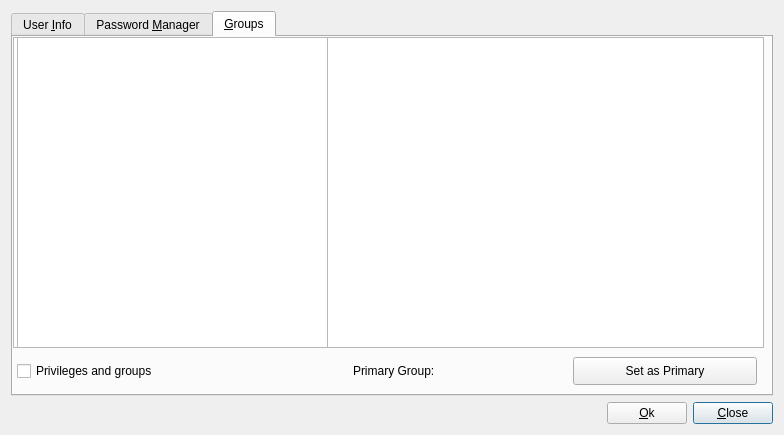
<?xml version="1.0" encoding="UTF-8"?>
<ui version="4.0">
 <class>EditProperties</class>
 <widget class="QDialog" name="EditProperties">
  <property name="geometry">
   <rect>
    <x>0</x>
    <y>0</y>
    <width>784</width>
    <height>435</height>
   </rect>
  </property>
  <property name="windowTitle">
   <string>User Properties</string>
  </property>
  <property name="windowIcon">
   <iconset resource="../resources/images.qrc">
    <normaloff>:/new/prefix1/images/editUser.png</normaloff>:/new/prefix1/images/editUser.png</iconset>
  </property>
  <layout class="QGridLayout" name="gridLayout">
   <item row="2" column="3">
    <widget class="QPushButton" name="cancelBtn">
     <property name="text">
      <string>&amp;Close</string>
     </property>
     <property name="icon">
      <iconset resource="../resources/images.qrc">
       <normaloff>:/new/prefix1/images/cancel.png</normaloff>:/new/prefix1/images/cancel.png</iconset>
     </property>
    </widget>
   </item>
   <item row="2" column="1">
    <spacer name="horizontalSpacer_2">
     <property name="orientation">
      <enum>Qt::Horizontal</enum>
     </property>
     <property name="sizeType">
      <enum>QSizePolicy::Expanding</enum>
     </property>
     <property name="sizeHint" stdset="0">
      <size>
       <width>40</width>
       <height>20</height>
      </size>
     </property>
    </spacer>
   </item>
   <item row="2" column="2">
    <widget class="QPushButton" name="edit">
     <property name="text">
      <string>&amp;Ok</string>
     </property>
     <property name="icon">
      <iconset resource="../resources/images.qrc">
       <normaloff>:/new/prefix1/images/ok.png</normaloff>:/new/prefix1/images/ok.png</iconset>
     </property>
    </widget>
   </item>
   <item row="0" column="0" colspan="4">
    <widget class="QTabWidget" name="tabWidget">
     <property name="sizePolicy">
      <sizepolicy hsizetype="Preferred" vsizetype="Preferred">
       <horstretch>0</horstretch>
       <verstretch>0</verstretch>
      </sizepolicy>
     </property>
     <property name="font">
      <font>
       <weight>50</weight>
       <italic>false</italic>
       <bold>false</bold>
       <strikeout>false</strikeout>
       <kerning>true</kerning>
      </font>
     </property>
     <property name="currentIndex">
      <number>2</number>
     </property>
     <widget class="QWidget" name="tab">
      <attribute name="title">
       <string>User &amp;Info</string>
      </attribute>
      <layout class="QGridLayout" name="gridLayout_2">
       <item row="0" column="0">
        <widget class="QLabel" name="label_4">
         <property name="text">
          <string>User Login :</string>
         </property>
         <property name="scaledContents">
          <bool>true</bool>
         </property>
         <property name="wordWrap">
          <bool>false</bool>
         </property>
        </widget>
       </item>
       <item row="0" column="2" colspan="2">
        <widget class="QLabel" name="LoginName">
         <property name="text">
          <string/>
         </property>
        </widget>
       </item>
       <item row="0" column="5">
        <widget class="QPushButton" name="pass">
         <property name="text">
          <string>&amp;Set Password ....</string>
         </property>
         <property name="icon">
          <iconset resource="../resources/images.qrc">
           <normaloff>:/new/prefix1/images/keys.png</normaloff>:/new/prefix1/images/keys.png</iconset>
         </property>
        </widget>
       </item>
       <item row="2" column="0">
        <spacer name="horizontalSpacer">
         <property name="orientation">
          <enum>Qt::Horizontal</enum>
         </property>
         <property name="sizeType">
          <enum>QSizePolicy::Fixed</enum>
         </property>
         <property name="sizeHint" stdset="0">
          <size>
           <width>0</width>
           <height>0</height>
          </size>
         </property>
        </spacer>
       </item>
       <item row="3" column="0">
        <widget class="QLabel" name="label_3">
         <property name="text">
          <string>User ID :</string>
         </property>
         <property name="scaledContents">
          <bool>true</bool>
         </property>
         <property name="wordWrap">
          <bool>false</bool>
         </property>
        </widget>
       </item>
       <item row="3" column="2" colspan="4">
        <widget class="QLineEdit" name="uiEdit"/>
       </item>
       <item row="5" column="0">
        <widget class="QLabel" name="label_5">
         <property name="text">
          <string>Full Name :</string>
         </property>
         <property name="scaledContents">
          <bool>true</bool>
         </property>
         <property name="wordWrap">
          <bool>false</bool>
         </property>
        </widget>
       </item>
       <item row="5" column="2" colspan="4">
        <widget class="QLineEdit" name="FullNameEdit"/>
       </item>
       <item row="7" column="0">
        <widget class="QLabel" name="label_6">
         <property name="text">
          <string>Shell Connection :</string>
         </property>
         <property name="scaledContents">
          <bool>true</bool>
         </property>
         <property name="wordWrap">
          <bool>false</bool>
         </property>
        </widget>
       </item>
       <item row="7" column="2" colspan="4">
        <widget class="QComboBox" name="shellConnect">
         <property name="editable">
          <bool>false</bool>
         </property>
        </widget>
       </item>
       <item row="9" column="0">
        <widget class="QLabel" name="label_7">
         <property name="text">
          <string>Home Directory :</string>
         </property>
         <property name="scaledContents">
          <bool>true</bool>
         </property>
         <property name="wordWrap">
          <bool>false</bool>
         </property>
        </widget>
       </item>
       <item row="9" column="2" colspan="3">
        <widget class="QLineEdit" name="DirEdit"/>
       </item>
       <item row="9" column="5">
        <widget class="QPushButton" name="browseBtn">
         <property name="text">
          <string>Browse...</string>
         </property>
        </widget>
       </item>
       <item row="11" column="0">
        <widget class="QLabel" name="label_10">
         <property name="text">
          <string>Office  1# :</string>
         </property>
         <property name="scaledContents">
          <bool>true</bool>
         </property>
         <property name="wordWrap">
          <bool>false</bool>
         </property>
        </widget>
       </item>
       <item row="11" column="2" colspan="4">
        <widget class="QLineEdit" name="office1Edit"/>
       </item>
       <item row="13" column="0">
        <widget class="QLabel" name="label_8">
         <property name="text">
          <string>Office  2# :</string>
         </property>
         <property name="scaledContents">
          <bool>true</bool>
         </property>
         <property name="wordWrap">
          <bool>false</bool>
         </property>
        </widget>
       </item>
       <item row="13" column="2" colspan="4">
        <widget class="QLineEdit" name="office2Edit"/>
       </item>
       <item row="15" column="0">
        <widget class="QLabel" name="label_11">
         <property name="text">
          <string>Address :</string>
         </property>
         <property name="scaledContents">
          <bool>true</bool>
         </property>
         <property name="wordWrap">
          <bool>false</bool>
         </property>
        </widget>
       </item>
       <item row="15" column="2" colspan="4">
        <widget class="QLineEdit" name="addressEdit"/>
       </item>
       <item row="17" column="0" rowspan="2">
        <widget class="QLabel" name="label_12">
         <property name="text">
          <string>Account Disabled  :</string>
         </property>
         <property name="scaledContents">
          <bool>true</bool>
         </property>
         <property name="wordWrap">
          <bool>true</bool>
         </property>
        </widget>
       </item>
       <item row="17" column="2" rowspan="2">
        <widget class="QCheckBox" name="checkBoxEdit">
         <property name="text">
          <string/>
         </property>
         <property name="icon">
          <iconset resource="../resources/images.qrc">
           <normaloff>:/new/prefix1/images/lock.png</normaloff>:/new/prefix1/images/lock.png</iconset>
         </property>
        </widget>
       </item>
       <item row="12" column="0">
        <spacer name="verticalSpacer">
         <property name="orientation">
          <enum>Qt::Vertical</enum>
         </property>
         <property name="sizeType">
          <enum>QSizePolicy::Expanding</enum>
         </property>
         <property name="sizeHint" stdset="0">
          <size>
           <width>20</width>
           <height>40</height>
          </size>
         </property>
        </spacer>
       </item>
       <item row="8" column="0">
        <spacer name="verticalSpacer_2">
         <property name="orientation">
          <enum>Qt::Vertical</enum>
         </property>
         <property name="sizeHint" stdset="0">
          <size>
           <width>20</width>
           <height>40</height>
          </size>
         </property>
        </spacer>
       </item>
       <item row="14" column="0">
        <spacer name="verticalSpacer_3">
         <property name="orientation">
          <enum>Qt::Vertical</enum>
         </property>
         <property name="sizeHint" stdset="0">
          <size>
           <width>20</width>
           <height>40</height>
          </size>
         </property>
        </spacer>
       </item>
       <item row="6" column="0">
        <spacer name="verticalSpacer_4">
         <property name="orientation">
          <enum>Qt::Vertical</enum>
         </property>
         <property name="sizeHint" stdset="0">
          <size>
           <width>20</width>
           <height>40</height>
          </size>
         </property>
        </spacer>
       </item>
       <item row="4" column="0">
        <spacer name="verticalSpacer_5">
         <property name="orientation">
          <enum>Qt::Vertical</enum>
         </property>
         <property name="sizeHint" stdset="0">
          <size>
           <width>20</width>
           <height>40</height>
          </size>
         </property>
        </spacer>
       </item>
       <item row="10" column="0">
        <spacer name="verticalSpacer_6">
         <property name="orientation">
          <enum>Qt::Vertical</enum>
         </property>
         <property name="sizeHint" stdset="0">
          <size>
           <width>20</width>
           <height>40</height>
          </size>
         </property>
        </spacer>
       </item>
       <item row="1" column="0">
        <spacer name="verticalSpacer_7">
         <property name="orientation">
          <enum>Qt::Vertical</enum>
         </property>
         <property name="sizeHint" stdset="0">
          <size>
           <width>20</width>
           <height>40</height>
          </size>
         </property>
        </spacer>
       </item>
       <item row="0" column="1">
        <spacer name="horizontalSpacer_3">
         <property name="orientation">
          <enum>Qt::Horizontal</enum>
         </property>
         <property name="sizeType">
          <enum>QSizePolicy::Preferred</enum>
         </property>
         <property name="sizeHint" stdset="0">
          <size>
           <width>40</width>
           <height>20</height>
          </size>
         </property>
        </spacer>
       </item>
       <item row="16" column="0">
        <spacer name="verticalSpacer_14">
         <property name="orientation">
          <enum>Qt::Vertical</enum>
         </property>
         <property name="sizeHint" stdset="0">
          <size>
           <width>20</width>
           <height>40</height>
          </size>
         </property>
        </spacer>
       </item>
       <item row="19" column="0">
        <spacer name="verticalSpacer_15">
         <property name="orientation">
          <enum>Qt::Vertical</enum>
         </property>
         <property name="sizeHint" stdset="0">
          <size>
           <width>20</width>
           <height>40</height>
          </size>
         </property>
        </spacer>
       </item>
      </layout>
     </widget>
     <widget class="QWidget" name="tab_2">
      <attribute name="title">
       <string>Password &amp;Manager</string>
      </attribute>
      <layout class="QGridLayout" name="gridLayout_3">
       <item row="0" column="0" colspan="3">
        <widget class="QLabel" name="label_2">
         <property name="text">
          <string>Last Password Change :</string>
         </property>
        </widget>
       </item>
       <item row="0" column="3" colspan="3">
        <widget class="QLabel" name="datetime">
         <property name="text">
          <string/>
         </property>
        </widget>
       </item>
       <item row="1" column="0" colspan="6">
        <widget class="Line" name="line">
         <property name="frameShadow">
          <enum>QFrame::Plain</enum>
         </property>
         <property name="lineWidth">
          <number>1</number>
         </property>
         <property name="orientation">
          <enum>Qt::Horizontal</enum>
         </property>
        </widget>
       </item>
       <item row="2" column="0" colspan="2">
        <widget class="QLabel" name="label_9">
         <property name="text">
          <string>Password Aging :</string>
         </property>
        </widget>
       </item>
       <item row="3" column="0">
        <widget class="QCheckBox" name="requires_Pass">
         <property name="sizePolicy">
          <sizepolicy hsizetype="Fixed" vsizetype="Fixed">
           <horstretch>0</horstretch>
           <verstretch>0</verstretch>
          </sizepolicy>
         </property>
         <property name="font">
          <font>
           <strikeout>false</strikeout>
          </font>
         </property>
         <property name="text">
          <string/>
         </property>
        </widget>
       </item>
       <item row="3" column="4" colspan="2">
        <widget class="QSpinBox" name="max">
         <property name="sizePolicy">
          <sizepolicy hsizetype="Preferred" vsizetype="Fixed">
           <horstretch>0</horstretch>
           <verstretch>0</verstretch>
          </sizepolicy>
         </property>
         <property name="layoutDirection">
          <enum>Qt::LeftToRight</enum>
         </property>
         <property name="alignment">
          <set>Qt::AlignRight|Qt::AlignTrailing|Qt::AlignVCenter</set>
         </property>
         <property name="suffix">
          <string>  days</string>
         </property>
         <property name="prefix">
          <string/>
         </property>
         <property name="maximum">
          <number>99999</number>
         </property>
         <property name="value">
          <number>0</number>
         </property>
        </widget>
       </item>
       <item row="6" column="0" colspan="4">
        <widget class="QLabel" name="label_14">
         <property name="text">
          <string>Warn before password expires :</string>
         </property>
        </widget>
       </item>
       <item row="6" column="4" colspan="2">
        <widget class="QSpinBox" name="warn">
         <property name="layoutDirection">
          <enum>Qt::LeftToRight</enum>
         </property>
         <property name="alignment">
          <set>Qt::AlignRight|Qt::AlignTrailing|Qt::AlignVCenter</set>
         </property>
         <property name="specialValueText">
          <string/>
         </property>
         <property name="keyboardTracking">
          <bool>false</bool>
         </property>
         <property name="suffix">
          <string>  days</string>
         </property>
         <property name="prefix">
          <string>After </string>
         </property>
         <property name="maximum">
          <number>99999</number>
         </property>
         <property name="value">
          <number>99999</number>
         </property>
        </widget>
       </item>
       <item row="8" column="0" colspan="4">
        <widget class="QLabel" name="label_15">
         <property name="text">
          <string>Disable account after password expires :</string>
         </property>
        </widget>
       </item>
       <item row="8" column="4" colspan="2">
        <widget class="QSpinBox" name="expire">
         <property name="layoutDirection">
          <enum>Qt::LeftToRight</enum>
         </property>
         <property name="alignment">
          <set>Qt::AlignRight|Qt::AlignTrailing|Qt::AlignVCenter</set>
         </property>
         <property name="specialValueText">
          <string/>
         </property>
         <property name="suffix">
          <string>  days</string>
         </property>
         <property name="minimum">
          <number>0</number>
         </property>
         <property name="maximum">
          <number>99999</number>
         </property>
         <property name="value">
          <number>7</number>
         </property>
        </widget>
       </item>
       <item row="10" column="0">
        <widget class="QCheckBox" name="enforce_Pass">
         <property name="font">
          <font>
           <strikeout>true</strikeout>
           <kerning>false</kerning>
          </font>
         </property>
         <property name="text">
          <string/>
         </property>
        </widget>
       </item>
       <item row="10" column="1" colspan="3">
        <widget class="QLabel" name="label_16">
         <property name="text">
          <string>Enforce minimum password age:</string>
         </property>
        </widget>
       </item>
       <item row="10" column="4" colspan="2">
        <widget class="QSpinBox" name="min">
         <property name="layoutDirection">
          <enum>Qt::LeftToRight</enum>
         </property>
         <property name="alignment">
          <set>Qt::AlignRight|Qt::AlignTrailing|Qt::AlignVCenter</set>
         </property>
         <property name="specialValueText">
          <string/>
         </property>
         <property name="suffix">
          <string>  days</string>
         </property>
         <property name="prefix">
          <string comment="never"/>
         </property>
         <property name="minimum">
          <number>-1</number>
         </property>
         <property name="maximum">
          <number>99999</number>
         </property>
         <property name="value">
          <number>0</number>
         </property>
        </widget>
       </item>
       <item row="12" column="0" colspan="6">
        <widget class="Line" name="line_2">
         <property name="frameShadow">
          <enum>QFrame::Plain</enum>
         </property>
         <property name="orientation">
          <enum>Qt::Horizontal</enum>
         </property>
        </widget>
       </item>
       <item row="14" column="0" colspan="2">
        <widget class="QLabel" name="label_17">
         <property name="text">
          <string>Account will expire  on:</string>
         </property>
        </widget>
       </item>
       <item row="14" column="2">
        <widget class="QSpinBox" name="days">
         <property name="value">
          <number>1</number>
         </property>
        </widget>
       </item>
       <item row="14" column="3">
        <widget class="QComboBox" name="months">
         <item>
          <property name="text">
           <string>January </string>
          </property>
         </item>
         <item>
          <property name="text">
           <string>February</string>
          </property>
         </item>
         <item>
          <property name="text">
           <string>March</string>
          </property>
         </item>
         <item>
          <property name="text">
           <string>April</string>
          </property>
         </item>
         <item>
          <property name="text">
           <string>May</string>
          </property>
         </item>
         <item>
          <property name="text">
           <string>June </string>
          </property>
         </item>
         <item>
          <property name="text">
           <string>July</string>
          </property>
         </item>
         <item>
          <property name="text">
           <string>August</string>
          </property>
         </item>
         <item>
          <property name="text">
           <string>September</string>
          </property>
         </item>
         <item>
          <property name="text">
           <string>October</string>
          </property>
         </item>
         <item>
          <property name="text">
           <string>November</string>
          </property>
         </item>
         <item>
          <property name="text">
           <string>December</string>
          </property>
         </item>
        </widget>
       </item>
       <item row="14" column="4">
        <widget class="QSpinBox" name="years">
         <property name="minimum">
          <number>1970</number>
         </property>
         <property name="maximum">
          <number>20000</number>
         </property>
         <property name="value">
          <number>1970</number>
         </property>
        </widget>
       </item>
       <item row="14" column="5">
        <widget class="QCheckBox" name="alway">
         <property name="text">
          <string>Never</string>
         </property>
        </widget>
       </item>
       <item row="5" column="1">
        <spacer name="verticalSpacer_8">
         <property name="orientation">
          <enum>Qt::Vertical</enum>
         </property>
         <property name="sizeType">
          <enum>QSizePolicy::Preferred</enum>
         </property>
         <property name="sizeHint" stdset="0">
          <size>
           <width>20</width>
           <height>40</height>
          </size>
         </property>
        </spacer>
       </item>
       <item row="3" column="1">
        <widget class="QLabel" name="label_13">
         <property name="text">
          <string>Require new password after:</string>
         </property>
        </widget>
       </item>
       <item row="7" column="1">
        <spacer name="verticalSpacer_9">
         <property name="orientation">
          <enum>Qt::Vertical</enum>
         </property>
         <property name="sizeType">
          <enum>QSizePolicy::Preferred</enum>
         </property>
         <property name="sizeHint" stdset="0">
          <size>
           <width>20</width>
           <height>40</height>
          </size>
         </property>
        </spacer>
       </item>
       <item row="9" column="1">
        <spacer name="verticalSpacer_10">
         <property name="orientation">
          <enum>Qt::Vertical</enum>
         </property>
         <property name="sizeType">
          <enum>QSizePolicy::Preferred</enum>
         </property>
         <property name="sizeHint" stdset="0">
          <size>
           <width>20</width>
           <height>40</height>
          </size>
         </property>
        </spacer>
       </item>
       <item row="11" column="1">
        <spacer name="verticalSpacer_11">
         <property name="orientation">
          <enum>Qt::Vertical</enum>
         </property>
         <property name="sizeType">
          <enum>QSizePolicy::Preferred</enum>
         </property>
         <property name="sizeHint" stdset="0">
          <size>
           <width>20</width>
           <height>40</height>
          </size>
         </property>
        </spacer>
       </item>
       <item row="13" column="0">
        <spacer name="verticalSpacer_12">
         <property name="orientation">
          <enum>Qt::Vertical</enum>
         </property>
         <property name="sizeType">
          <enum>QSizePolicy::Preferred</enum>
         </property>
         <property name="sizeHint" stdset="0">
          <size>
           <width>20</width>
           <height>40</height>
          </size>
         </property>
        </spacer>
       </item>
       <item row="15" column="0">
        <spacer name="verticalSpacer_13">
         <property name="orientation">
          <enum>Qt::Vertical</enum>
         </property>
         <property name="sizeType">
          <enum>QSizePolicy::Preferred</enum>
         </property>
         <property name="sizeHint" stdset="0">
          <size>
           <width>20</width>
           <height>40</height>
          </size>
         </property>
        </spacer>
       </item>
      </layout>
     </widget>
     <widget class="QWidget" name="tab_3">
      <attribute name="title">
       <string>&amp;Groups</string>
      </attribute>
      <widget class="QTreeView" name="userGroups">
       <property name="geometry">
        <rect>
         <x>0</x>
         <y>0</y>
         <width>751</width>
         <height>311</height>
        </rect>
       </property>
       <property name="sizePolicy">
        <sizepolicy hsizetype="Expanding" vsizetype="Expanding">
         <horstretch>0</horstretch>
         <verstretch>0</verstretch>
        </sizepolicy>
       </property>
       <property name="autoFillBackground">
        <bool>false</bool>
       </property>
       <property name="frameShape">
        <enum>QFrame::StyledPanel</enum>
       </property>
       <property name="frameShadow">
        <enum>QFrame::Sunken</enum>
       </property>
       <property name="verticalScrollBarPolicy">
        <enum>Qt::ScrollBarAsNeeded</enum>
       </property>
       <property name="editTriggers">
        <set>QAbstractItemView::NoEditTriggers</set>
       </property>
       <property name="alternatingRowColors">
        <bool>true</bool>
       </property>
       <property name="selectionBehavior">
        <enum>QAbstractItemView::SelectRows</enum>
       </property>
       <property name="rootIsDecorated">
        <bool>false</bool>
       </property>
       <property name="uniformRowHeights">
        <bool>true</bool>
       </property>
       <property name="sortingEnabled">
        <bool>true</bool>
       </property>
       <property name="animated">
        <bool>true</bool>
       </property>
       <property name="allColumnsShowFocus">
        <bool>true</bool>
       </property>
       <property name="wordWrap">
        <bool>true</bool>
       </property>
      </widget>
      <widget class="QListWidget" name="easyList">
       <property name="geometry">
        <rect>
         <x>4</x>
         <y>0</y>
         <width>311</width>
         <height>311</height>
        </rect>
       </property>
       <property name="sizePolicy">
        <sizepolicy hsizetype="Expanding" vsizetype="Expanding">
         <horstretch>0</horstretch>
         <verstretch>0</verstretch>
        </sizepolicy>
       </property>
       <property name="autoFillBackground">
        <bool>false</bool>
       </property>
       <property name="isWrapping" stdset="0">
        <bool>false</bool>
       </property>
       <property name="viewMode">
        <enum>QListView::ListMode</enum>
       </property>
       <property name="wordWrap">
        <bool>true</bool>
       </property>
      </widget>
      <widget class="QCheckBox" name="easyCheckbox">
       <property name="geometry">
        <rect>
         <x>4</x>
         <y>320</y>
         <width>185</width>
         <height>28</height>
        </rect>
       </property>
       <property name="sizePolicy">
        <sizepolicy hsizetype="Preferred" vsizetype="Ignored">
         <horstretch>0</horstretch>
         <verstretch>0</verstretch>
        </sizepolicy>
       </property>
       <property name="text">
        <string>Privileges and groups</string>
       </property>
      </widget>
      <widget class="QLabel" name="label">
       <property name="geometry">
        <rect>
         <x>340</x>
         <y>320</y>
         <width>131</width>
         <height>28</height>
        </rect>
       </property>
       <property name="sizePolicy">
        <sizepolicy hsizetype="Ignored" vsizetype="Preferred">
         <horstretch>0</horstretch>
         <verstretch>0</verstretch>
        </sizepolicy>
       </property>
       <property name="maximumSize">
        <size>
         <width>16777215</width>
         <height>16777209</height>
        </size>
       </property>
       <property name="text">
        <string>Primary Group:</string>
       </property>
       <property name="scaledContents">
        <bool>false</bool>
       </property>
       <property name="wordWrap">
        <bool>true</bool>
       </property>
      </widget>
      <widget class="QPushButton" name="makePrimBtn">
       <property name="geometry">
        <rect>
         <x>560</x>
         <y>320</y>
         <width>184</width>
         <height>28</height>
        </rect>
       </property>
       <property name="text">
        <string>Set as Primary</string>
       </property>
      </widget>
      <widget class="QLabel" name="primGroupLabel">
       <property name="geometry">
        <rect>
         <x>440</x>
         <y>320</y>
         <width>121</width>
         <height>28</height>
        </rect>
       </property>
       <property name="sizePolicy">
        <sizepolicy hsizetype="Expanding" vsizetype="Expanding">
         <horstretch>0</horstretch>
         <verstretch>0</verstretch>
        </sizepolicy>
       </property>
       <property name="sizeIncrement">
        <size>
         <width>0</width>
         <height>3</height>
        </size>
       </property>
       <property name="styleSheet">
        <string notr="true">selection-color: red</string>
       </property>
       <property name="text">
        <string/>
       </property>
       <property name="wordWrap">
        <bool>true</bool>
       </property>
      </widget>
     </widget>
    </widget>
   </item>
  </layout>
  <zorder>cancelBtn</zorder>
  <zorder>horizontalSpacer_2</zorder>
  <zorder>edit</zorder>
  <zorder>tabWidget</zorder>
 </widget>
 <resources>
  <include location="../resources/images.qrc"/>
 </resources>
 <connections>
  <connection>
   <sender>cancelBtn</sender>
   <signal>clicked()</signal>
   <receiver>EditProperties</receiver>
   <slot>close()</slot>
   <hints>
    <hint type="sourcelabel">
     <x>631</x>
     <y>380</y>
    </hint>
    <hint type="destinationlabel">
     <x>419</x>
     <y>373</y>
    </hint>
   </hints>
  </connection>
 </connections>
</ui>
